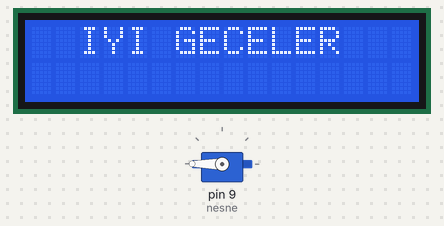
Bench run of a sketch on a simulated Arduino Uno, built with avr-gcc and run on an emulated ATmega328P. Shown: servo, 16×2 character LCD.

Above: at 0.1 s.
At 9.1 s:
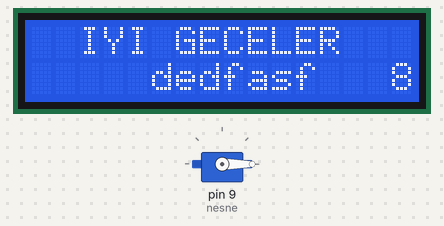
At 19.1 s:
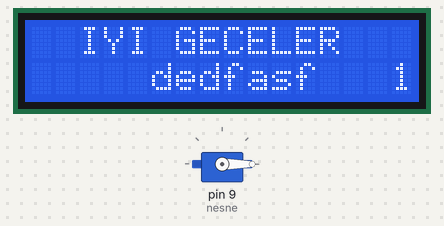
At 38.1 s:
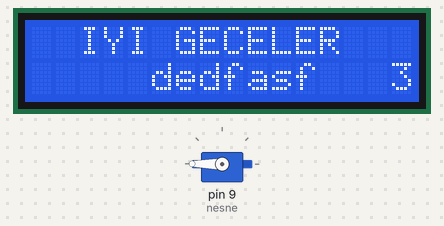
Timing chart, 0 to 40.0 s (numbered marks = the images above):
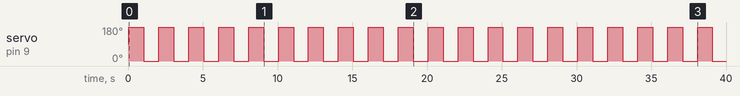

Measured:
- by itself, servo on pin 9 (nesne): alternates 180° for 1.0 s and 0° for 1.0 s
- what the display in image 1 shows lasts 2.0 s, from 8.1 s to 10.1 s
- what the display in image 2 shows lasts 10.0 s, from 10.1 s to 20.1 s

The sketch:

lcdd.ino
```cpp
#include <LiquidCrystal.h>
#include <Servo.h>
int x ;
Servo nesne;
LiquidCrystal lcd(12, 11, 5, 4, 3, 2);
void setup() {
  nesne.attach(9);
  lcd.begin(16, 2); /* Kullandigimiz LCDnin sutun ve satir sayisini belirtmeliyiz */
  lcd.print("  IYI GECELER "); /* Ekrana yazi yazalim */
}
void loop() {
  x = 180 ;
  nesne.write(x);  /* Motorun mili 100. dereceye donuyor */
  delay(1000);
  nesne.write(0);  /* Motorun mili 100. dereceye donuyor */
  delay(1000);

  lcd.setCursor(5,2);

  lcd.write("dedfasf");


  lcd.setCursor(15, 2); /* Imlecin yeri 1. satir 0. sutun olarak ayarlandi */
  /* Artik LCDye yazilanlar alt satirda gorunecektir */
  lcd.print(millis()/1000); /* LCDye Arduinonun calisma suresi saniye cinsinden yaziliyor*/
  /*
  millis() fonksiyonu Arduino calismaya basladiginda calisan bir Kronometredir.
  Fonksiyon cagirildiginda gecen sureyi milisaniye olarak dondurur
  Ekrana gecen sureyi saniye cinsinden yazdirmak icin fonksiyonun degeri 1000e bolunmustur
  */
}
```
